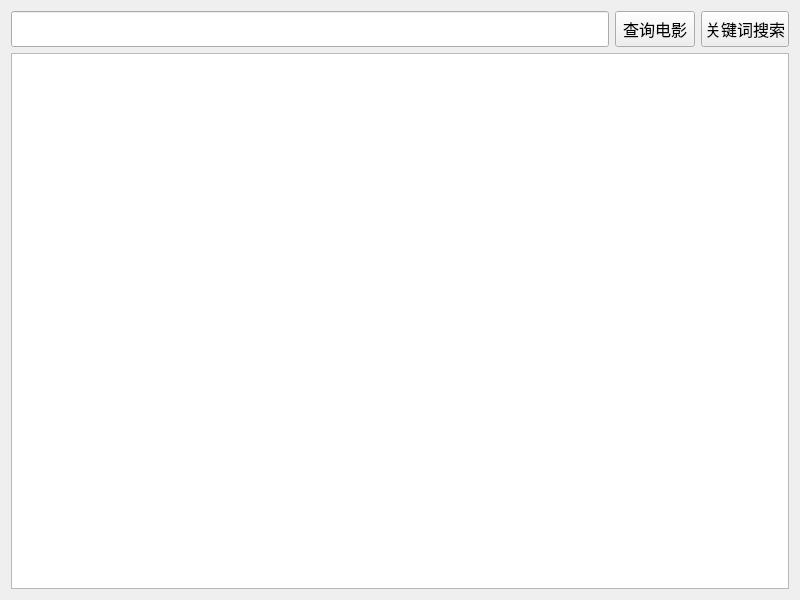
<?xml version="1.0" encoding="UTF-8"?>
<ui version="4.0">
 <class>MainWindow</class>
 <widget class="QMainWindow" name="MainWindow">
  <property name="geometry">
   <rect>
    <x>0</x>
    <y>0</y>
    <width>800</width>
    <height>600</height>
   </rect>
  </property>
  <property name="font">
   <font>
    <family>宋体</family>
    <pointsize>12</pointsize>
   </font>
  </property>
  <property name="windowTitle">
   <string>豆瓣电影</string>
  </property>
  <widget class="QWidget" name="centralWidget">
   <layout class="QVBoxLayout" name="verticalLayout">
    <item>
     <layout class="QHBoxLayout" name="horizontalLayout">
      <item>
       <widget class="QLineEdit" name="query">
        <property name="minimumSize">
         <size>
          <width>0</width>
          <height>36</height>
         </size>
        </property>
        <property name="font">
         <font>
          <family>宋体</family>
          <pointsize>14</pointsize>
         </font>
        </property>
       </widget>
      </item>
      <item>
       <widget class="QPushButton" name="btnQuery">
        <property name="minimumSize">
         <size>
          <width>0</width>
          <height>36</height>
         </size>
        </property>
        <property name="text">
         <string>查询电影</string>
        </property>
       </widget>
      </item>
      <item>
       <widget class="QPushButton" name="btnSearch">
        <property name="minimumSize">
         <size>
          <width>0</width>
          <height>36</height>
         </size>
        </property>
        <property name="text">
         <string>关键词搜索</string>
        </property>
       </widget>
      </item>
     </layout>
    </item>
    <item>
     <widget class="QTextEdit" name="result">
      <property name="font">
       <font>
        <family>宋体</family>
        <pointsize>14</pointsize>
       </font>
      </property>
      <property name="readOnly">
       <bool>true</bool>
      </property>
     </widget>
    </item>
   </layout>
  </widget>
 </widget>
 <layoutdefault spacing="6" margin="11"/>
 <resources/>
 <connections/>
</ui>
